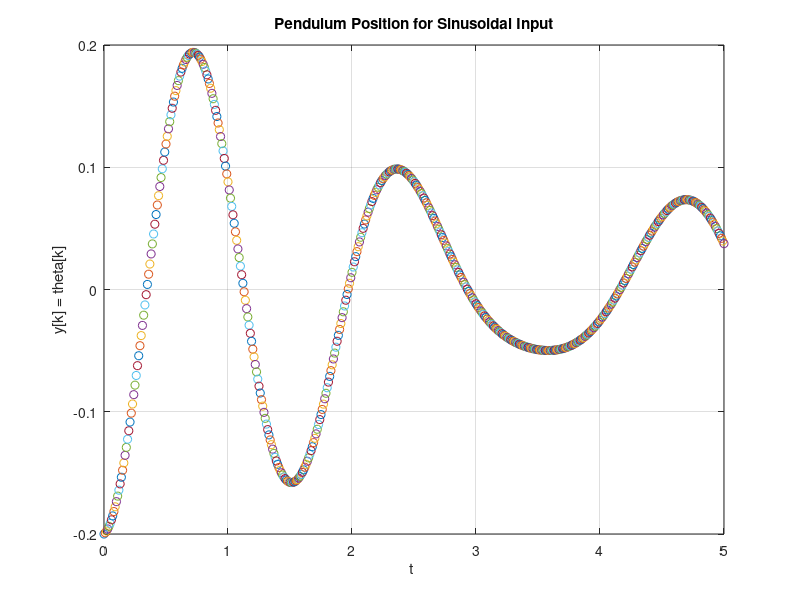

MATLAB code for this plot: (Note: this script raises an error after producing the figure.)
m = 5.0; l = 0.5; g = 9.81; b = 1.3;
x0 = [-0.2; 0.1];
tmax = 5;
xk = x0; T = 0.01;

plot(0,xk(1),'o');
hold;

for k = 1:tmax/T,			
   Torque = sin(pi*k*T);
   xk(1) = xk(1) + T*xk(2);
   xk(2) = xk(2) + T/(m*l*l)*(Torque - b*xk(2) - m*g*l*sin(xk(1)));
   plot(k*T,xk(1),'o');
end;
hold;

xlabel('t ');
ylabel('y[k] = theta[k]');
title('Pendulum Position for Sinusoidal Input');
grid;

fig2plotly();